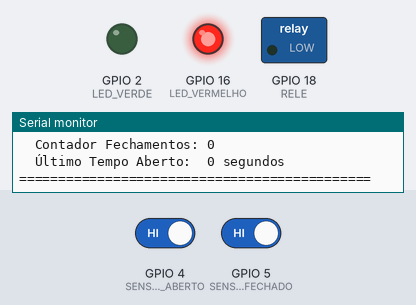
A sketch run on a simulated ESP32. On the bench: switched loads named in the sketch (green lamp = pin HIGH), output pins drawn as LEDs (lit = HIGH), the last lines printed to the serial monitor. The test bench sets the inputs (shaded band); at power-on: GPIO 4 (SENSOR_ABERTO) HIGH, GPIO 5 (SENSOR_FECHADO) HIGH. WiFi joins after 1.5 s; servers stay silent unless stated; the local clock reads 2024-03-15 10:24:30 at power-on unless the sketch sets it; web services answer with replies made up by the test bench.

Above: at 2.9 s.
3.0 s: GPIO 4 (SENSOR_ABERTO) driven LOW
At 3.7 s:
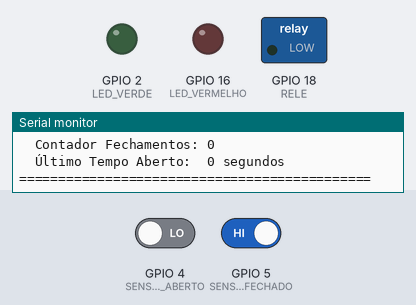
At 4.6 s:
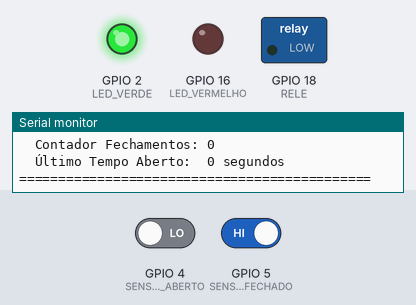
Timing chart, 0 to 6.1 s (numbered marks = the images above; inputs shaded):
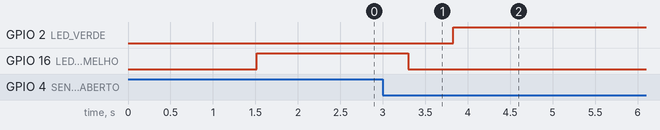

The sketch:

sketch.ino
```cpp
/*
Projeto: Sistema Inteligente de Controle de Portão Automatizado

Componentes:
1 - ESP32: controlador principal
2 - Relé: acionamento do motor
3 - LED verde: portão aberto
4 - LED vermelho: portão fechado
5 - Botão aberto (GPIO 4): sensor fim de curso aberto
6 - Botão fechado (GPIO 5): sensor fim de curso fechado
*/


#include <WiFi.h>
#include <WiFiClientSecure.h>
#include <HTTPClient.h>
#include "time.h" // Biblioteca nativa para hora real (NTP)

// Configuração de Pinos
#define LED_VERDE 2
#define LED_VERMELHO 16
#define SENSOR_ABERTO 4
#define SENSOR_FECHADO 5
#define RELE 18

// Redes e Credenciais
const char* ssid = "Wokwi-GUEST";
const char* password = "";

// Telegram
const String BOT_TOKEN = "8849483743:AAEMKqqXxfATXzFhPV0Z9DxDdkHsXBZkkZA";
const String CHAT_ID = "8842562245";

// Configuração NTP (Hora Real)
const char* ntpServer = "pool.ntp.org";
const long gmtOffset_sec = -10800; // Fuso horário UTC-3 (Brasília)
const int daylightOffset_sec = 0;   // Sem horário de verão

// --- Estados e contadores
enum EstadoPortao { FECHADO, ABERTO, EM_MOVIMENTO };
EstadoPortao estadoAtual = FECHADO;
EstadoPortao ultimoEstado = FECHADO;

int contadorAberturas = 0;
int contadorFechamentos = 0;

unsigned long tempoAberturaMillis = 0;
unsigned long tempoTotalAbertoSegundos = 0;

// Protótipos das Funções
void conectarWiFi();
void configurarNTP();
String obterHoraAtual();
void enviarTelegram(String mensagem);
void gerenciarEstadoPortao();
void atualizarPainelSerial();

// Setup
void setup() {
  Serial.begin(115200);

  // Inicialização de Pinos
  pinMode(LED_VERDE, OUTPUT);
  pinMode(LED_VERMELHO, OUTPUT);
  pinMode(SENSOR_ABERTO, INPUT_PULLUP);
  pinMode(SENSOR_FECHADO, INPUT_PULLUP);
  pinMode(RELE, OUTPUT);

  // Estado Inicial dos Pinos
  digitalWrite(LED_VERDE, LOW);
  digitalWrite(LED_VERMELHO, LOW);
  digitalWrite(RELE, LOW);

  conectarWiFi();
  configurarNTP();

  // Força o início do sistema como FECHADO para sincronia estável com o Wokwi
  if (digitalRead(SENSOR_ABERTO) == LOW) {
    estadoAtual = ABERTO;
    ultimoEstado = ABERTO;
    digitalWrite(LED_VERDE, HIGH);
  } else {
    estadoAtual = FECHADO;
    ultimoEstado = FECHADO;
    digitalWrite(LED_VERMELHO, HIGH); // Corrigido aqui!
  }

  enviarTelegram(" *Sistema de Portão Iniciado!* \nMonitoramento ativo via Serial.");

  // Imprime o painel inicial assim que o sistema liga
  atualizarPainelSerial();
}

// Loop
void loop() {
  gerenciarEstadoPortao();
}

//  Implementação das Funções

// Conecta o ESP32 à rede Wi-Fi do simulador Wokwi.
void conectarWiFi() {
  Serial.println("\n==========================================");
  Serial.print("[WIFI] Conectando a rede: ");
  Serial.println(ssid);
  WiFi.begin(ssid, password);

  while (WiFi.status() != WL_CONNECTED) {
    delay(500);
    Serial.print(".");
  }
  Serial.println("\n[WIFI] Conectado com sucesso!");
  Serial.print("[WIFI] Endereço IP: ");
  Serial.println(WiFi.localIP());
  Serial.println("==========================================");
}

// Sincroniza o relógio interno do ESP32 com servidores globais de internet.
void configurarNTP() {
  configTime(gmtOffset_sec, daylightOffset_sec, ntpServer);
  Serial.print("[NTP] Sincronizando horário");
  struct tm timeinfo;
  while (!getLocalTime(&timeinfo)) {
    delay(500);
    Serial.print(".");
  }
  Serial.println("\n[NTP] Horário sincronizado com sucesso.");
}

// Retorna texto formatado com data e hora local de Brasília.
String obterHoraAtual() {
  struct tm timeinfo;
  if (!getLocalTime(&timeinfo)) {
    return "00/00/0000 00:00:00";
  }
  char buffer[25];
  strftime(buffer, sizeof(buffer), "%d/%m/%Y %H:%M:%S", &timeinfo);
  return String(buffer);
}

// Dispara requisição HTTP segura para enviar mensagens ao bot do Telegram.
void enviarTelegram(String mensagem) {
  if (WiFi.status() != WL_CONNECTED) {
    Serial.println("[ERRO] Falha no envio do Telegram: WiFi Desconectado!");
    return;
  }

  WiFiClientSecure client;
  client.setInsecure();
  HTTPClient http;

  mensagem.replace(" ", "%20");
  mensagem.replace("\n", "%0A");

  String url = "https://api.telegram.org/bot" + BOT_TOKEN + "/sendMessage?chat_id=" + CHAT_ID + "&text=" + mensagem + "&parse_mode=Markdown";

  http.begin(client, url);
  int httpResponseCode = http.GET();
  http.end();
}

/**
 * Lógica sequencial adaptada para botões de pulso rápidos no Wokwi.
 * Alterna o estado para EM_MOVIMENTO no primeiro clique e confirma o fim de curso no segundo.
 */
void gerenciarEstadoPortao() {
  bool sensorAberto = (digitalRead(SENSOR_ABERTO) == LOW);
  bool sensorFechado = (digitalRead(SENSOR_FECHADO) == LOW);

  // Transições inteligentes baseadas no clique do botão e no estado de memória anterior
  if (sensorAberto) {
    if (estadoAtual == FECHADO) {
      estadoAtual = EM_MOVIMENTO;
      delay(300); // Para evitar leituras duplicadas no mesmo clique
    } else if (estadoAtual == EM_MOVIMENTO) {
      estadoAtual = ABERTO;
      delay(300);
    }
  }
  else if (sensorFechado) {
    if (estadoAtual == ABERTO) {
      estadoAtual = EM_MOVIMENTO;
      delay(300);
    } else if (estadoAtual == EM_MOVIMENTO) {
      estadoAtual = FECHADO;
      delay(300);
    }
  }

  // Se o estado mudou, processa as saídas, contadores e alertas
  if (estadoAtual != ultimoEstado) {
    String horario = obterHoraAtual();
    String msgTelegram = "";

    if (estadoAtual == ABERTO) {
      digitalWrite(LED_VERDE, HIGH);
      digitalWrite(LED_VERMELHO, LOW);
      digitalWrite(RELE, LOW);

      contadorAberturas++;
      tempoAberturaMillis = millis(); // Inicia contagem do tempo aberto

      msgTelegram = " *Portão ABERTO*\n"
                    " Hora: " + horario + "\n"
                    " Total de Aberturas: " + String(contadorAberturas);
    }
    else if (estadoAtual == FECHADO) {
      digitalWrite(LED_VERDE, LOW);
      digitalWrite(LED_VERMELHO, HIGH);
      digitalWrite(RELE, LOW);

      contadorFechamentos++;

      if (tempoAberturaMillis > 0) {
        tempoTotalAbertoSegundos = (millis() - tempoAberturaMillis) / 1000;
        tempoAberturaMillis = 0; // Reseta cronômetro
      }

      msgTelegram = " *Portão FECHADO*\n"
                    " Hora: " + horario + "\n"
                    " Ficou aberto por: " + String(tempoTotalAbertoSegundos) + "s\n"
                    " Total de Fechamentos: " + String(contadorFechamentos);
    }
    else if (estadoAtual == EM_MOVIMENTO) {
      digitalWrite(LED_VERDE, LOW);
      digitalWrite(LED_VERMELHO, LOW);
      digitalWrite(RELE, LOW);

      // Se estava aberto e começou a fechar, calcula o tempo de permanência imediatamente
      if (ultimoEstado == ABERTO && tempoAberturaMillis > 0) {
        tempoTotalAbertoSegundos = (millis() - tempoAberturaMillis) / 1000;
      }

      msgTelegram = " *Portão em Movimento...*\n"
                    " Hora: " + horario;
    }

    enviarTelegram(msgTelegram);
    ultimoEstado = estadoAtual;
    atualizarPainelSerial();
  }
}

// Desenha a interface no Monitor Serial.
void atualizarPainelSerial() {
  String statusStr = "";
  if (estadoAtual == ABERTO) statusStr = "ABERTO";
  else if (estadoAtual == FECHADO) statusStr = "FECHADO";
  else statusStr = "EM MOVIMENTO";

  unsigned long tempoExibicaoAberto = tempoTotalAbertoSegundos;
  if (estadoAtual == ABERTO && tempoAberturaMillis > 0) {
    tempoExibicaoAberto = (millis() - tempoAberturaMillis) / 1000;
  }

  Serial.println("\n=============================================");
  Serial.println("         PAINEL DE CONTROLE DE PORTÃO        ");
  Serial.println("=============================================");
  Serial.print("  Hora Atual:     "); Serial.println(obterHoraAtual());
  Serial.print("  Estado Atual:   "); Serial.println(statusStr);
  Serial.println("---------------------------------------------");
  Serial.print("  Contador Aberturas:   "); Serial.println(contadorAberturas);
  Serial.print("  Contador Fechamentos: "); Serial.println(contadorFechamentos);
  Serial.print("  Último Tempo Aberto:  "); Serial.print(tempoExibicaoAberto); Serial.println(" segundos");
  Serial.println("=============================================");
}
```

Measured:
- after the input at 3.0 s, GPIO 2 (LED_VERDE): LOW → HIGH after 0.83 s; GPIO 16 (LED_VERMELHO): HIGH → LOW after 0.30 s
